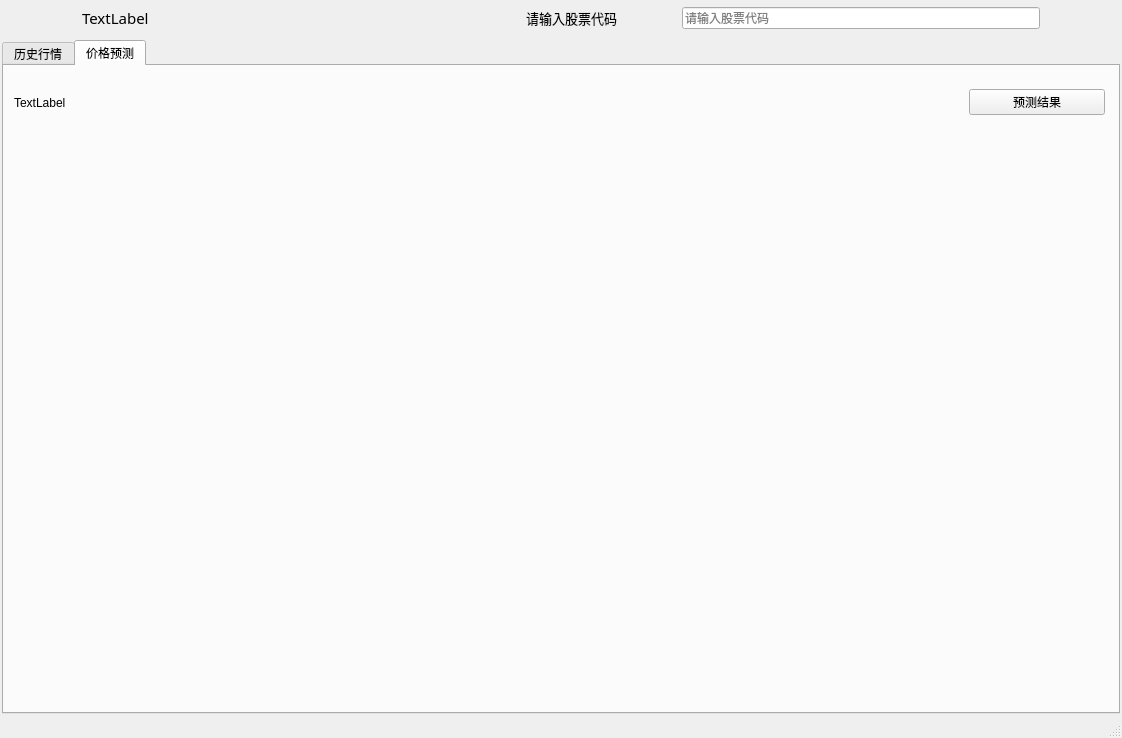
<?xml version="1.0" encoding="UTF-8"?>
<ui version="4.0">
 <class>MainWindow</class>
 <widget class="QMainWindow" name="MainWindow">
  <property name="geometry">
   <rect>
    <x>0</x>
    <y>0</y>
    <width>1122</width>
    <height>738</height>
   </rect>
  </property>
  <property name="windowTitle">
   <string>MainWindow</string>
  </property>
  <property name="autoFillBackground">
   <bool>false</bool>
  </property>
  <widget class="QWidget" name="centralwidget">
   <layout class="QHBoxLayout" name="horizontalLayout">
    <property name="spacing">
     <number>1</number>
    </property>
    <property name="leftMargin">
     <number>2</number>
    </property>
    <property name="topMargin">
     <number>2</number>
    </property>
    <property name="rightMargin">
     <number>2</number>
    </property>
    <property name="bottomMargin">
     <number>2</number>
    </property>
    <item>
     <layout class="QVBoxLayout" name="verticalLayout_2" stretch="0,0">
      <item>
       <layout class="QHBoxLayout" name="horizontalLayout_2" stretch="3,2,3">
        <property name="leftMargin">
         <number>80</number>
        </property>
        <property name="topMargin">
         <number>5</number>
        </property>
        <property name="rightMargin">
         <number>80</number>
        </property>
        <property name="bottomMargin">
         <number>10</number>
        </property>
        <item>
         <widget class="QLabel" name="label_5">
          <property name="font">
           <font>
            <family>楷体</family>
            <pointsize>11</pointsize>
           </font>
          </property>
          <property name="text">
           <string>TextLabel</string>
          </property>
         </widget>
        </item>
        <item>
         <widget class="QLabel" name="label">
          <property name="sizePolicy">
           <sizepolicy hsizetype="Preferred" vsizetype="Preferred">
            <horstretch>2</horstretch>
            <verstretch>0</verstretch>
           </sizepolicy>
          </property>
          <property name="font">
           <font>
            <family>黑体</family>
            <pointsize>10</pointsize>
           </font>
          </property>
          <property name="text">
           <string>      请输入股票代码</string>
          </property>
          <property name="alignment">
           <set>Qt::AlignCenter</set>
          </property>
         </widget>
        </item>
        <item>
         <widget class="QLineEdit" name="lineEdit">
          <property name="placeholderText">
           <string>请输入股票代码</string>
          </property>
         </widget>
        </item>
       </layout>
      </item>
      <item>
       <widget class="QTabWidget" name="tabWidget">
        <property name="sizePolicy">
         <sizepolicy hsizetype="Preferred" vsizetype="Expanding">
          <horstretch>0</horstretch>
          <verstretch>0</verstretch>
         </sizepolicy>
        </property>
        <property name="currentIndex">
         <number>1</number>
        </property>
        <widget class="QWidget" name="tab">
         <attribute name="title">
          <string>历史行情</string>
         </attribute>
         <layout class="QVBoxLayout" name="verticalLayout_5">
          <item>
           <layout class="QVBoxLayout" name="verticalLayout_3">
            <item>
             <layout class="QHBoxLayout" name="horizontalLayout_3">
              <item>
               <widget class="QLabel" name="label_3">
                <property name="text">
                 <string>时间范围：</string>
                </property>
               </widget>
              </item>
              <item>
               <widget class="QDateEdit" name="startDateEdit">
                <property name="sizePolicy">
                 <sizepolicy hsizetype="Minimum" vsizetype="Fixed">
                  <horstretch>2</horstretch>
                  <verstretch>0</verstretch>
                 </sizepolicy>
                </property>
                <property name="alignment">
                 <set>Qt::AlignCenter</set>
                </property>
                <property name="dateTime">
                 <datetime>
                  <hour>0</hour>
                  <minute>0</minute>
                  <second>0</second>
                  <year>2022</year>
                  <month>1</month>
                  <day>1</day>
                 </datetime>
                </property>
                <property name="displayFormat">
                 <string>yyyy-M-d</string>
                </property>
                <property name="date">
                 <date>
                  <year>2022</year>
                  <month>1</month>
                  <day>1</day>
                 </date>
                </property>
               </widget>
              </item>
              <item>
               <widget class="QLabel" name="label_2">
                <property name="sizePolicy">
                 <sizepolicy hsizetype="Preferred" vsizetype="Preferred">
                  <horstretch>1</horstretch>
                  <verstretch>0</verstretch>
                 </sizepolicy>
                </property>
                <property name="text">
                 <string>-</string>
                </property>
                <property name="alignment">
                 <set>Qt::AlignCenter</set>
                </property>
               </widget>
              </item>
              <item>
               <widget class="QDateEdit" name="endDateEdit">
                <property name="sizePolicy">
                 <sizepolicy hsizetype="Minimum" vsizetype="Fixed">
                  <horstretch>2</horstretch>
                  <verstretch>0</verstretch>
                 </sizepolicy>
                </property>
                <property name="alignment">
                 <set>Qt::AlignCenter</set>
                </property>
                <property name="dateTime">
                 <datetime>
                  <hour>0</hour>
                  <minute>0</minute>
                  <second>0</second>
                  <year>2022</year>
                  <month>1</month>
                  <day>2</day>
                 </datetime>
                </property>
                <property name="displayFormat">
                 <string>yyyy-M-d</string>
                </property>
                <property name="date">
                 <date>
                  <year>2022</year>
                  <month>1</month>
                  <day>2</day>
                 </date>
                </property>
               </widget>
              </item>
              <item>
               <widget class="QPushButton" name="getHistoryInfoButton">
                <property name="sizePolicy">
                 <sizepolicy hsizetype="Maximum" vsizetype="Fixed">
                  <horstretch>0</horstretch>
                  <verstretch>0</verstretch>
                 </sizepolicy>
                </property>
                <property name="text">
                 <string>获取</string>
                </property>
               </widget>
              </item>
             </layout>
            </item>
           </layout>
          </item>
          <item>
           <layout class="QVBoxLayout" name="verticalLayout_6">
            <item>
             <widget class="QTextBrowser" name="historyInfoBrowser">
              <property name="sizePolicy">
               <sizepolicy hsizetype="Expanding" vsizetype="Expanding">
                <horstretch>0</horstretch>
                <verstretch>1</verstretch>
               </sizepolicy>
              </property>
             </widget>
            </item>
            <item>
             <widget class="QLabel" name="label_4">
              <property name="text">
               <string/>
              </property>
             </widget>
            </item>
           </layout>
          </item>
         </layout>
        </widget>
        <widget class="QWidget" name="tab_2">
         <attribute name="title">
          <string>价格预测</string>
         </attribute>
         <widget class="PlotWidget" name="PredictionPlot" native="true">
          <property name="geometry">
           <rect>
            <x>0</x>
            <y>79</y>
            <width>1109</width>
            <height>561</height>
           </rect>
          </property>
         </widget>
         <widget class="QWidget" name="">
          <property name="geometry">
           <rect>
            <x>10</x>
            <y>1</y>
            <width>1091</width>
            <height>71</height>
           </rect>
          </property>
          <layout class="QHBoxLayout" name="horizontalLayout_4" stretch="7,1">
           <item>
            <widget class="QLabel" name="label_prediction">
             <property name="text">
              <string>TextLabel</string>
             </property>
            </widget>
           </item>
           <item>
            <widget class="QPushButton" name="PredictionButton">
             <property name="text">
              <string>预测结果</string>
             </property>
            </widget>
           </item>
          </layout>
         </widget>
        </widget>
       </widget>
      </item>
     </layout>
    </item>
   </layout>
  </widget>
  <widget class="QStatusBar" name="statusbar"/>
  <action name="action">
   <property name="text">
    <string>更新股票代码</string>
   </property>
  </action>
 </widget>
 <customwidgets>
  <customwidget>
   <class>PlotWidget</class>
   <extends>QWidget</extends>
   <header>pyqtgraph</header>
   <container>1</container>
  </customwidget>
 </customwidgets>
 <resources/>
 <connections/>
</ui>
